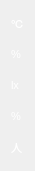
     <widget class="QWidget" name="layoutWidget">
      <property name="geometry">
       <rect>
        <x>130</x>
        <y>80</y>
        <width>21</width>
        <height>171</height>
       </rect>
      </property>
      <layout class="QVBoxLayout" name="verticalLayout_3">
       <item>
        <widget class="QLabel" name="label_42">
         <property name="font">
          <font>
           <pointsize>8</pointsize>
          </font>
         </property>
         <property name="text">
          <string>&lt;html&gt;&lt;head/&gt;&lt;body&gt;&lt;p&gt;&lt;span style=&quot; color:#ffffff;&quot;&gt;℃&lt;/span&gt;&lt;/p&gt;&lt;/body&gt;&lt;/html&gt;</string>
         </property>
        </widget>
       </item>
       <item>
        <widget class="QLabel" name="label_43">
         <property name="font">
          <font>
           <pointsize>8</pointsize>
          </font>
         </property>
         <property name="text">
          <string>&lt;html&gt;&lt;head/&gt;&lt;body&gt;&lt;p&gt;&lt;span style=&quot; color:#ffffff;&quot;&gt;%&lt;/span&gt;&lt;/p&gt;&lt;/body&gt;&lt;/html&gt;</string>
         </property>
        </widget>
       </item>
       <item>
        <widget class="QLabel" name="label_44">
         <property name="font">
          <font>
           <pointsize>8</pointsize>
          </font>
         </property>
         <property name="text">
          <string>&lt;html&gt;&lt;head/&gt;&lt;body&gt;&lt;p&gt;&lt;span style=&quot; color:#ffffff;&quot;&gt;lx&lt;/span&gt;&lt;/p&gt;&lt;/body&gt;&lt;/html&gt;</string>
         </property>
        </widget>
       </item>
       <item>
        <widget class="QLabel" name="label_45">
         <property name="font">
          <font>
           <pointsize>8</pointsize>
          </font>
         </property>
         <property name="text">
          <string>&lt;html&gt;&lt;head/&gt;&lt;body&gt;&lt;p&gt;&lt;span style=&quot; color:#ffffff;&quot;&gt;%&lt;/span&gt;&lt;/p&gt;&lt;/body&gt;&lt;/html&gt;</string>
         </property>
        </widget>
       </item>
       <item>
        <widget class="QLabel" name="label_46">
         <property name="font">
          <font>
           <pointsize>8</pointsize>
          </font>
         </property>
         <property name="text">
          <string>&lt;html&gt;&lt;head/&gt;&lt;body&gt;&lt;p&gt;&lt;span style=&quot; color:#ffffff;&quot;&gt;人&lt;/span&gt;&lt;/p&gt;&lt;/body&gt;&lt;/html&gt;</string>
         </property>
        </widget>
       </item>
      </layout>
     </widget>
